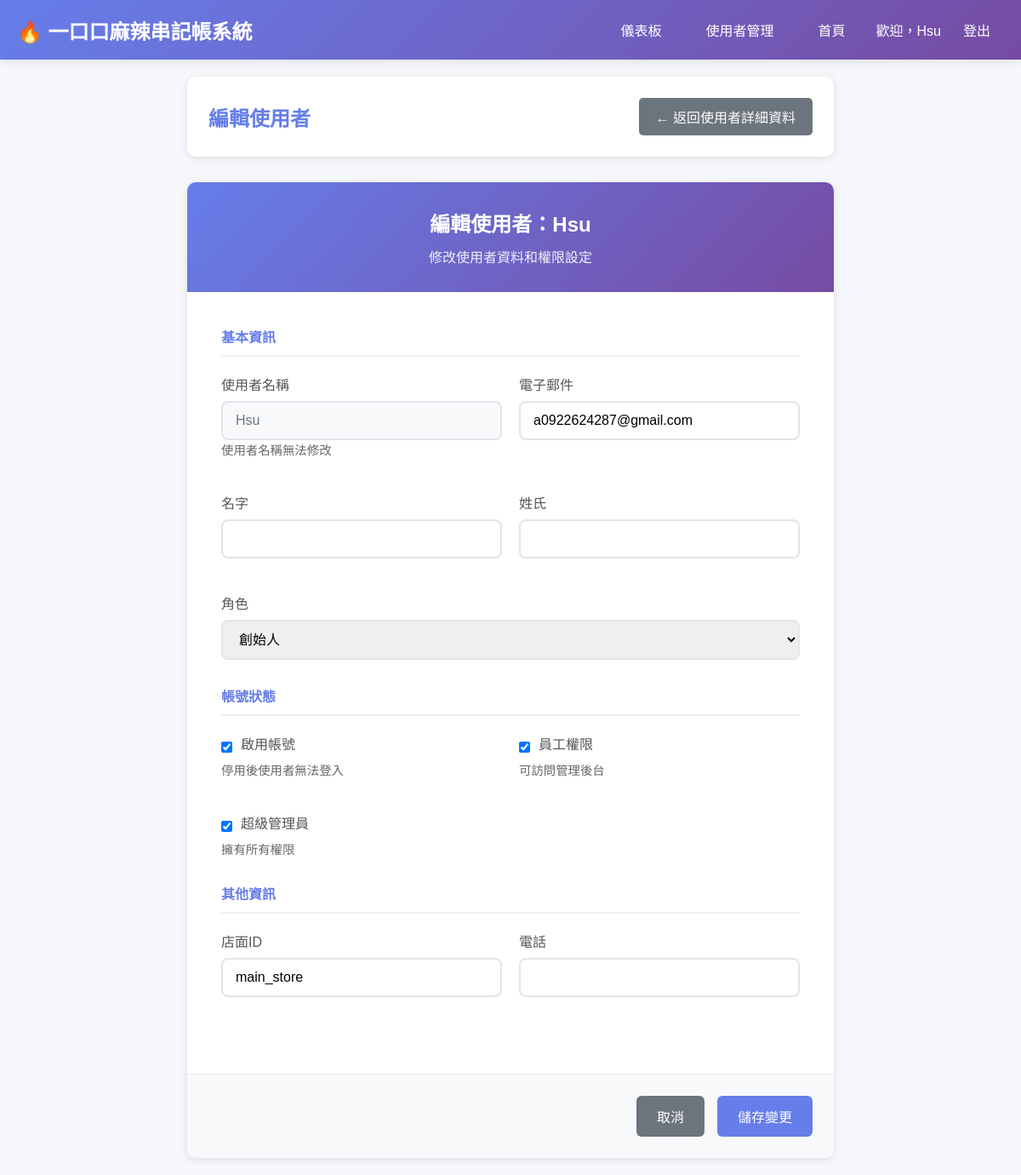
The page /dashboard/users/1/edit/ (signed in) on the database its author committed.
### accounts/models.py (models this page shows, shortened)
class User(AbstractUser):
    ROLE_CHOICES = [
        ('founder', '創始人'),
        ('franchisee', '加盟商'),
        ('staff', '員工'),
    ]
    role = models.CharField(
        max_length=20,
        choices=ROLE_CHOICES,
        default='founder',
        verbose_name='角色'
    )
    store_id = models.CharField(
        max_length=50,
        default='main_store',
        verbose_name='店面ID'
    )
    phone = models.CharField(
        max_length=20,
        blank=True,
        verbose_name='電話'
    )
    is_active = models.BooleanField(
        default=True,
        verbose_name='啟用狀態'
    )
    last_login_ip = models.GenericIPAddressField(
        blank=True,
        null=True,
        verbose_name='最後登入IP'
    )
    class Meta:
        verbose_name = '使用者'
        verbose_name_plural = '使用者'
        ordering = ['-date_joined']

### onecoco/views.py (the view, shortened to what this page needs)
# urls.py: path('dashboard/users/<int:user_id>/edit/', views.user_edit, name='user_edit'),
@login_required
def user_edit(request, user_id):
    user_to_edit = get_object_or_404(User, id=user_id)
    context = {
        'user_to_edit': user_to_edit,
        'user': request.user,
        'role_choices': User.ROLE_CHOICES,
    }
    return render(request, 'dashboard/user_edit.html', context)

### templates/dashboard/user_edit.html (shortened to what this page needs)
<!DOCTYPE html>
<html lang="zh-TW">
<head>
</head>
<body>
    <nav class="navbar">
        <div class="nav-container">
            <div class="nav-logo">
                <h1>🔥 一口口麻辣串記帳系統</h1>
            </div>
            <div class="nav-menu">
                <a href="{% url 'dashboard' %}">儀表板</a>
                <a href="{% url 'user_management' %}">使用者管理</a>
                <a href="{% url 'home' %}">首頁</a>
                <div class="nav-user">
                    <span>歡迎，{{ user.username }}</span>
                    <a href="{% url 'custom_logout' %}">登出</a>
                </div>
            </div>
        </div>
    </nav>
    <div class="main-container">
        <div class="page-header">
            <h2>編輯使用者</h2>
            <a href="{% url 'user_detail' user_to_edit.id %}" class="back-btn">← 返回使用者詳細資料</a>
        </div>
        <div class="edit-form">
            <div class="form-header">
                <h3>編輯使用者：{{ user_to_edit.username }}</h3>
                <p>修改使用者資料和權限設定</p>
            </div>
            <form method="post">
                <div class="form-content">
                    <div class="form-section">
                        <h4>基本資訊</h4>
                        <div class="form-row">
                            <div class="form-group">
                                <label for="username">使用者名稱</label>
                                <input type="text" id="username" value="{{ user_to_edit.username }}" readonly class="readonly-field">
                                <small style="color: #666; font-size: 0.9em;">使用者名稱無法修改</small>
                            </div>
                            <div class="form-group">
                                <label for="email">電子郵件</label>
                                <input type="email" id="email" name="email" value="{{ user_to_edit.email }}" required>
                            </div>
                        </div>
                        <div class="form-row">
                            <div class="form-group">
                                <label for="first_name">名字</label>
                                <input type="text" id="first_name" name="first_name" value="{{ user_to_edit.first_name|default:'' }}">
                            </div>
                            <div class="form-group">
                                <label for="last_name">姓氏</label>
                                <input type="text" id="last_name" name="last_name" value="{{ user_to_edit.last_name|default:'' }}">
                            </div>
                        </div>
                        <div class="form-group full-width">
                            <label for="role">角色</label>
                            <select id="role" name="role" required>
                                {% for value, label in role_choices %}
                                <option value="{{ value }}" {% if user_to_edit.role == value %}selected{% endif %}>
                                    {{ label }}
                                </option>
                                {% endfor %}
                            </select>
                        </div>
                    </div>
                    <div class="form-section">
                        <h4>帳號狀態</h4>
                        <div class="form-row">
                            <div class="form-group">
                                <div class="checkbox-group">
                                    <input type="checkbox" id="is_active" name="is_active" {% if user_to_edit.is_active %}checked{% endif %}>
                                    <label for="is_active">啟用帳號</label>
                                </div>
                                <small style="color: #666; font-size: 0.9em;">停用後使用者無法登入</small>
                            </div>
                            <div class="form-group">
                                <div class="checkbox-group">
                                    <input type="checkbox" id="is_staff" name="is_staff" {% if user_to_edit.is_staff %}checked{% endif %}>
                                    <label for="is_staff">員工權限</label>
                                </div>
                                <small style="color: #666; font-size: 0.9em;">可訪問管理後台</small>
                            </div>
                        </div>
                        <div class="form-group">
                            <div class="checkbox-group">
                                <input type="checkbox" id="is_superuser" name="is_superuser" {% if user_to_edit.is_superuser %}checked{% endif %}>
                                <label for="is_superuser">超級管理員</label>
                            </div>
                            <small style="color: #666; font-size: 0.9em;">擁有所有權限</small>
                        </div>
                    </div>
                    <div class="form-section">
                        <h4>其他資訊</h4>
                        <div class="form-row">
                            <div class="form-group">
                                <label for="store_id">店面ID</label>
                                <input type="text" id="store_id" name="store_id" value="{{ user_to_edit.store_id|default:'' }}">
                            </div>
                            <div class="form-group">
                                <label for="phone">電話</label>
                                <input type="text" id="phone" name="phone" value="{{ user_to_edit.phone|default:'' }}">
                            </div>
                        </div>
                    </div>
                </div>
                <div class="form-actions">
                    <a href="{% url 'user_detail' user_to_edit.id %}" class="btn btn-secondary">取消</a>
                    <button type="submit" class="btn btn-primary">儲存變更</button>
                </div>
            </form>
        </div>
    </div>
</body>
</html>

### templates/dashboard/user_edit.html (style rules this page uses)
* { margin: 0; padding: 0; box-sizing: border-box; }
body { font-family: 'Microsoft JhengHei', Arial, sans-serif; background: #f5f7fa; color: #333; }
.navbar { background: linear-gradient(135deg, #667eea 0%, #764ba2 100%); color: white; padding: 15px 0; box-shadow: 0 2px 10px rgba(0,0,0,0.1); }
.nav-container { max-width: 1200px; margin: 0 auto; display: flex; justify-content: space-between; align-items: center; padding: 0 20px; }
.nav-logo h1 { font-size: 1.5em; font-weight: 600; }
.nav-menu { display: flex; gap: 20px; align-items: center; }
.nav-menu a { color: white; text-decoration: none; padding: 8px 16px; border-radius: 5px; transition: background 0.3s ease; white-space: nowrap; display: flex; align-items: center; justify-content: center; min-width: fit-content; }
.nav-user { display: flex; align-items: center; gap: 10px; }
.main-container { max-width: 800px; margin: 0 auto; padding: 20px; }
.page-header { background: white; border-radius: 10px; padding: 25px; margin-bottom: 30px; box-shadow: 0 2px 10px rgba(0,0,0,0.1); display: flex; justify-content: space-between; align-items: center; }
.page-header h2 { color: #667eea; margin: 0; }
.back-btn { background: #6c757d; color: white; padding: 10px 20px; border: none; border-radius: 5px; text-decoration: none; font-weight: 500; transition: background 0.3s ease; }
.edit-form { background: white; border-radius: 10px; box-shadow: 0 2px 10px rgba(0,0,0,0.1); overflow: hidden; }
.form-header { background: linear-gradient(135deg, #667eea 0%, #764ba2 100%); color: white; padding: 30px; text-align: center; }
.form-header h3 { font-size: 1.5em; margin-bottom: 10px; }
.form-header p { opacity: 0.9; }
.form-content { padding: 40px; }
.form-section { margin-bottom: 30px; }
.form-section h4 { color: #667eea; margin-bottom: 20px; padding-bottom: 10px; border-bottom: 2px solid #f0f0f0; }
.form-row { display: grid; grid-template-columns: repeat(auto-fit, minmax(250px, 1fr)); gap: 20px; margin-bottom: 20px; }
.form-group { margin-bottom: 20px; }
.form-group.full-width { grid-column: 1 / -1; }
.form-group label { display: block; margin-bottom: 8px; color: #555; font-weight: 500; }
.form-group input, .form-group select { width: 100%; padding: 12px 15px; border: 2px solid #e1e5e9; border-radius: 8px; font-size: 16px; transition: border-color 0.3s ease; }
.form-group .checkbox-group { display: flex; align-items: center; gap: 10px; }
.form-group .checkbox-group input[type="checkbox"] { width: auto; margin: 0; }
.form-actions { background: #f8f9fa; padding: 25px; border-top: 1px solid #e9ecef; display: flex; gap: 15px; justify-content: flex-end; }
.btn { display: inline-block; padding: 12px 24px; text-decoration: none; border: none; border-radius: 6px; font-size: 1em; font-weight: 500; cursor: pointer; transition: all 0.3s ease; }
.btn-primary { background: #667eea; color: white; }
.btn-secondary { background: #6c757d; color: white; }
.readonly-field { background: #f8f9fa; color: #6c757d; }

### rows shown on the page
User: username "Hsu", email "a0922624287@gmail.com", role "創始人", is_active "☑", is_staff "☑", is_superuser "☑", store_id "main_store"
